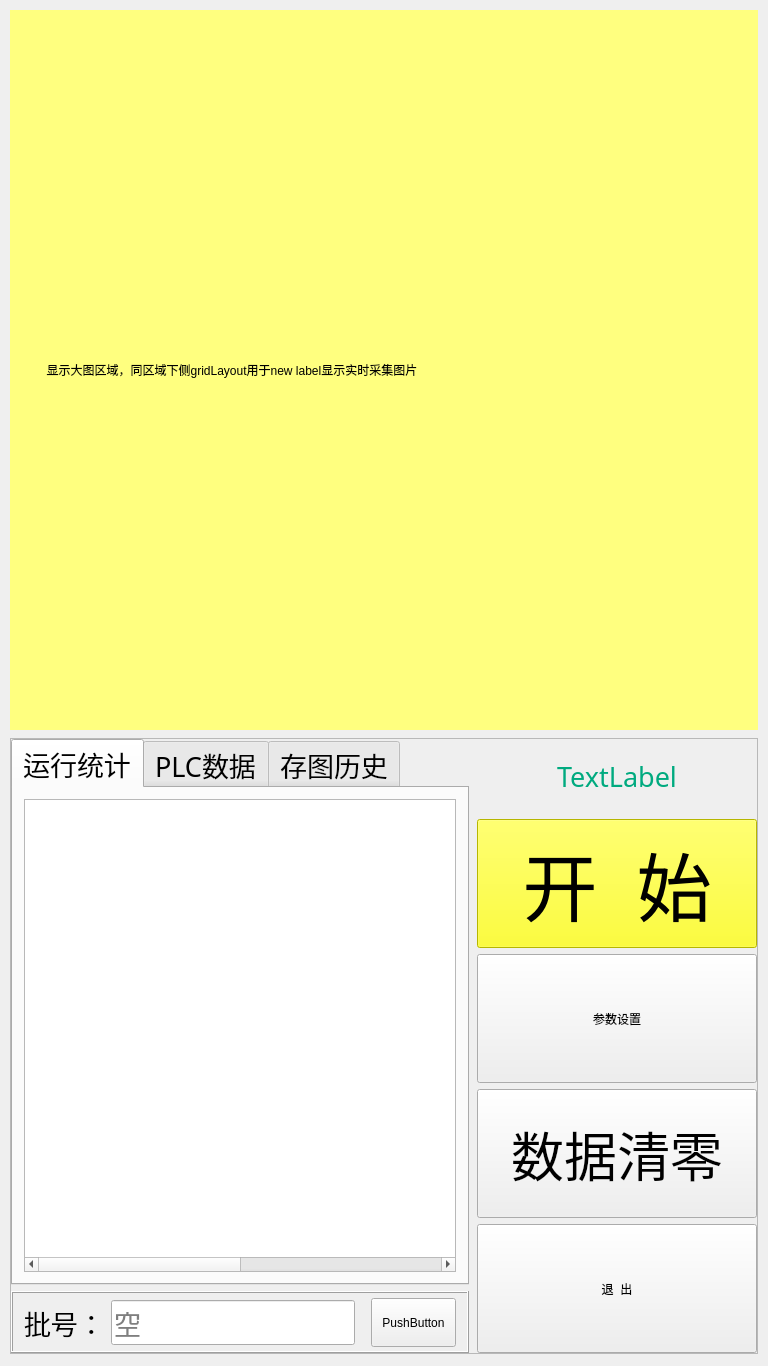
<?xml version="1.0" encoding="UTF-8"?>
<ui version="4.0">
 <class>Device360Class</class>
 <widget class="QMainWindow" name="Device360Class">
  <property name="geometry">
   <rect>
    <x>0</x>
    <y>0</y>
    <width>768</width>
    <height>1366</height>
   </rect>
  </property>
  <property name="minimumSize">
   <size>
    <width>768</width>
    <height>1366</height>
   </size>
  </property>
  <property name="maximumSize">
   <size>
    <width>768</width>
    <height>1366</height>
   </size>
  </property>
  <property name="windowTitle">
   <string>Device360</string>
  </property>
  <widget class="QWidget" name="centralWidget">
   <widget class="QWidget" name="layoutWidget0_2">
    <property name="geometry">
     <rect>
      <x>9</x>
      <y>9</y>
      <width>751</width>
      <height>721</height>
     </rect>
    </property>
    <layout class="QGridLayout" name="gridLayout"/>
   </widget>
   <widget class="QLabel" name="lb_Picture">
    <property name="geometry">
     <rect>
      <x>10</x>
      <y>10</y>
      <width>748</width>
      <height>720</height>
     </rect>
    </property>
    <property name="styleSheet">
     <string notr="true">background-color: rgb(255, 255, 127);</string>
    </property>
    <property name="text">
     <string>           显示大图区域，同区域下侧gridLayout用于new label显示实时采集图片</string>
    </property>
   </widget>
   <widget class="QFrame" name="frame_3">
    <property name="geometry">
     <rect>
      <x>10</x>
      <y>738</y>
      <width>748</width>
      <height>616</height>
     </rect>
    </property>
    <property name="minimumSize">
     <size>
      <width>748</width>
      <height>616</height>
     </size>
    </property>
    <property name="maximumSize">
     <size>
      <width>748</width>
      <height>616</height>
     </size>
    </property>
    <property name="frameShape">
     <enum>QFrame::StyledPanel</enum>
    </property>
    <property name="frameShadow">
     <enum>QFrame::Raised</enum>
    </property>
    <layout class="QHBoxLayout" name="horizontalLayout_4">
     <property name="leftMargin">
      <number>0</number>
     </property>
     <property name="topMargin">
      <number>0</number>
     </property>
     <property name="rightMargin">
      <number>0</number>
     </property>
     <property name="bottomMargin">
      <number>0</number>
     </property>
     <item>
      <layout class="QHBoxLayout" name="horizontalLayout">
       <item>
        <layout class="QVBoxLayout" name="verticalLayout_5">
         <item>
          <widget class="QTabWidget" name="tabWidget">
           <property name="font">
            <font>
             <family>幼圆</family>
             <pointsize>20</pointsize>
             <weight>50</weight>
             <italic>false</italic>
             <bold>false</bold>
            </font>
           </property>
           <property name="currentIndex">
            <number>0</number>
           </property>
           <widget class="QWidget" name="tab">
            <attribute name="title">
             <string>运行统计</string>
            </attribute>
            <layout class="QVBoxLayout" name="verticalLayout">
             <item>
              <widget class="QTableWidget" name="tableWidget_Result">
               <property name="font">
                <font>
                 <family>幼圆</family>
                 <pointsize>20</pointsize>
                </font>
               </property>
               <attribute name="horizontalHeaderVisible">
                <bool>false</bool>
               </attribute>
               <attribute name="horizontalHeaderCascadingSectionResizes">
                <bool>false</bool>
               </attribute>
               <attribute name="horizontalHeaderDefaultSectionSize">
                <number>216</number>
               </attribute>
               <attribute name="horizontalHeaderHighlightSections">
                <bool>true</bool>
               </attribute>
               <attribute name="horizontalHeaderShowSortIndicator" stdset="0">
                <bool>false</bool>
               </attribute>
               <attribute name="horizontalHeaderStretchLastSection">
                <bool>false</bool>
               </attribute>
               <attribute name="verticalHeaderCascadingSectionResizes">
                <bool>false</bool>
               </attribute>
               <attribute name="verticalHeaderShowSortIndicator" stdset="0">
                <bool>false</bool>
               </attribute>
               <attribute name="verticalHeaderStretchLastSection">
                <bool>false</bool>
               </attribute>
               <column>
                <property name="text">
                 <string>类型</string>
                </property>
               </column>
               <column>
                <property name="text">
                 <string>数量</string>
                </property>
               </column>
              </widget>
             </item>
            </layout>
           </widget>
           <widget class="QWidget" name="tab_2">
            <attribute name="title">
             <string>PLC数据</string>
            </attribute>
            <widget class="QFrame" name="frame_2">
             <property name="geometry">
              <rect>
               <x>50</x>
               <y>100</y>
               <width>361</width>
               <height>211</height>
              </rect>
             </property>
             <property name="frameShape">
              <enum>QFrame::StyledPanel</enum>
             </property>
             <property name="frameShadow">
              <enum>QFrame::Raised</enum>
             </property>
             <layout class="QHBoxLayout" name="horizontalLayout_3">
              <item>
               <layout class="QGridLayout" name="gridLayout_4">
                <item row="0" column="0">
                 <widget class="QLabel" name="label_17">
                  <property name="text">
                   <string>检测计数</string>
                  </property>
                 </widget>
                </item>
                <item row="0" column="1">
                 <widget class="QLineEdit" name="lE_CheckCount">
                  <property name="enabled">
                   <bool>false</bool>
                  </property>
                  <property name="text">
                   <string>只读PLC数值</string>
                  </property>
                 </widget>
                </item>
                <item row="1" column="0">
                 <widget class="QLabel" name="label_2">
                  <property name="text">
                   <string>剔废计数</string>
                  </property>
                 </widget>
                </item>
                <item row="1" column="1">
                 <widget class="QLineEdit" name="lE_RejectCount">
                  <property name="enabled">
                   <bool>false</bool>
                  </property>
                  <property name="text">
                   <string>只读PLC数值</string>
                  </property>
                 </widget>
                </item>
                <item row="2" column="0">
                 <widget class="QLabel" name="label_18">
                  <property name="text">
                   <string>强剔计数</string>
                  </property>
                 </widget>
                </item>
                <item row="2" column="1">
                 <widget class="QLineEdit" name="lE_ForceRejectCount">
                  <property name="enabled">
                   <bool>false</bool>
                  </property>
                  <property name="text">
                   <string>只读PLC数值</string>
                  </property>
                 </widget>
                </item>
               </layout>
              </item>
             </layout>
            </widget>
           </widget>
           <widget class="QWidget" name="tab_3">
            <attribute name="title">
             <string>存图历史</string>
            </attribute>
            <layout class="QVBoxLayout" name="verticalLayout_2">
             <item>
              <widget class="QListWidget" name="lW_Picture"/>
             </item>
            </layout>
           </widget>
          </widget>
         </item>
         <item>
          <widget class="QFrame" name="frame">
           <property name="frameShape">
            <enum>QFrame::Box</enum>
           </property>
           <property name="frameShadow">
            <enum>QFrame::Raised</enum>
           </property>
           <layout class="QHBoxLayout" name="horizontalLayout_2">
            <property name="topMargin">
             <number>5</number>
            </property>
            <property name="bottomMargin">
             <number>4</number>
            </property>
            <item>
             <widget class="QLabel" name="label_3">
              <property name="font">
               <font>
                <family>幼圆</family>
                <pointsize>20</pointsize>
               </font>
              </property>
              <property name="text">
               <string>批号：</string>
              </property>
             </widget>
            </item>
            <item>
             <widget class="QLineEdit" name="lE_PN">
              <property name="font">
               <font>
                <family>幼圆</family>
                <pointsize>20</pointsize>
               </font>
              </property>
              <property name="maxLength">
               <number>15</number>
              </property>
              <property name="alignment">
               <set>Qt::AlignLeading|Qt::AlignLeft|Qt::AlignVCenter</set>
              </property>
              <property name="placeholderText">
               <string>空</string>
              </property>
             </widget>
            </item>
            <item>
             <spacer name="horizontalSpacer">
              <property name="orientation">
               <enum>Qt::Horizontal</enum>
              </property>
              <property name="sizeType">
               <enum>QSizePolicy::Fixed</enum>
              </property>
              <property name="sizeHint" stdset="0">
               <size>
                <width>10</width>
                <height>20</height>
               </size>
              </property>
             </spacer>
            </item>
            <item>
             <widget class="QPushButton" name="pB_Keyboard">
              <property name="sizePolicy">
               <sizepolicy hsizetype="Minimum" vsizetype="Fixed">
                <horstretch>34</horstretch>
                <verstretch>49</verstretch>
               </sizepolicy>
              </property>
              <property name="minimumSize">
               <size>
                <width>34</width>
                <height>49</height>
               </size>
              </property>
              <property name="text">
               <string>PushButton</string>
              </property>
             </widget>
            </item>
           </layout>
          </widget>
         </item>
         <item>
          <layout class="QGridLayout" name="gridLayout_2"/>
         </item>
        </layout>
       </item>
       <item>
        <spacer name="horizontalSpacer_2">
         <property name="orientation">
          <enum>Qt::Horizontal</enum>
         </property>
         <property name="sizeType">
          <enum>QSizePolicy::Fixed</enum>
         </property>
         <property name="sizeHint" stdset="0">
          <size>
           <width>2</width>
           <height>20</height>
          </size>
         </property>
        </spacer>
       </item>
       <item>
        <layout class="QVBoxLayout" name="verticalLayout_3">
         <item>
          <spacer name="verticalSpacer">
           <property name="orientation">
            <enum>Qt::Vertical</enum>
           </property>
           <property name="sizeHint" stdset="0">
            <size>
             <width>20</width>
             <height>40</height>
            </size>
           </property>
          </spacer>
         </item>
         <item>
          <widget class="TextTicker" name="lb_Alarm">
           <property name="sizePolicy">
            <sizepolicy hsizetype="Preferred" vsizetype="Fixed">
             <horstretch>0</horstretch>
             <verstretch>0</verstretch>
            </sizepolicy>
           </property>
           <property name="minimumSize">
            <size>
             <width>0</width>
             <height>50</height>
            </size>
           </property>
           <property name="maximumSize">
            <size>
             <width>16777215</width>
             <height>50</height>
            </size>
           </property>
           <property name="font">
            <font>
             <family>幼圆</family>
             <pointsize>20</pointsize>
            </font>
           </property>
           <property name="styleSheet">
            <string notr="true">color: rgb(0, 170, 127);</string>
           </property>
           <property name="text">
            <string>TextLabel</string>
           </property>
           <property name="alignment">
            <set>Qt::AlignCenter</set>
           </property>
          </widget>
         </item>
         <item>
          <spacer name="verticalSpacer_2">
           <property name="orientation">
            <enum>Qt::Vertical</enum>
           </property>
           <property name="sizeHint" stdset="0">
            <size>
             <width>20</width>
             <height>40</height>
            </size>
           </property>
          </spacer>
         </item>
         <item>
          <widget class="QPushButton" name="Button_Start">
           <property name="minimumSize">
            <size>
             <width>280</width>
             <height>129</height>
            </size>
           </property>
           <property name="maximumSize">
            <size>
             <width>280</width>
             <height>16777215</height>
            </size>
           </property>
           <property name="font">
            <font>
             <family>幼圆</family>
             <pointsize>56</pointsize>
             <weight>50</weight>
             <italic>false</italic>
             <bold>false</bold>
            </font>
           </property>
           <property name="styleSheet">
            <string notr="true">font: 56pt &quot;幼圆&quot;;
background-color: rgb(255, 255, 0);</string>
           </property>
           <property name="text">
            <string>开  始</string>
           </property>
           <property name="checkable">
            <bool>true</bool>
           </property>
          </widget>
         </item>
         <item>
          <layout class="QGridLayout" name="gridLayout_3">
           <item row="1" column="0">
            <widget class="QPushButton" name="Button_CountReset">
             <property name="sizePolicy">
              <sizepolicy hsizetype="Preferred" vsizetype="Preferred">
               <horstretch>0</horstretch>
               <verstretch>0</verstretch>
              </sizepolicy>
             </property>
             <property name="minimumSize">
              <size>
               <width>280</width>
               <height>129</height>
              </size>
             </property>
             <property name="maximumSize">
              <size>
               <width>280</width>
               <height>129</height>
              </size>
             </property>
             <property name="font">
              <font>
               <family>幼圆</family>
               <pointsize>40</pointsize>
               <weight>50</weight>
               <italic>false</italic>
               <bold>false</bold>
              </font>
             </property>
             <property name="styleSheet">
              <string notr="true">font: 40pt &quot;幼圆&quot;;</string>
             </property>
             <property name="text">
              <string>数据清零</string>
             </property>
             <property name="checkable">
              <bool>false</bool>
             </property>
            </widget>
           </item>
           <item row="3" column="0">
            <widget class="QPushButton" name="Button_Exit">
             <property name="sizePolicy">
              <sizepolicy hsizetype="Preferred" vsizetype="Preferred">
               <horstretch>0</horstretch>
               <verstretch>0</verstretch>
              </sizepolicy>
             </property>
             <property name="minimumSize">
              <size>
               <width>280</width>
               <height>129</height>
              </size>
             </property>
             <property name="maximumSize">
              <size>
               <width>280</width>
               <height>129</height>
              </size>
             </property>
             <property name="styleSheet">
              <string notr="true">font: 40pt &quot;幼圆&quot;;</string>
             </property>
             <property name="text">
              <string>退  出</string>
             </property>
             <property name="checkable">
              <bool>false</bool>
             </property>
            </widget>
           </item>
           <item row="0" column="0">
            <widget class="QPushButton" name="Button_ParaSet">
             <property name="sizePolicy">
              <sizepolicy hsizetype="Preferred" vsizetype="Preferred">
               <horstretch>0</horstretch>
               <verstretch>0</verstretch>
              </sizepolicy>
             </property>
             <property name="minimumSize">
              <size>
               <width>280</width>
               <height>129</height>
              </size>
             </property>
             <property name="maximumSize">
              <size>
               <width>280</width>
               <height>129</height>
              </size>
             </property>
             <property name="styleSheet">
              <string notr="true">font: 40pt &quot;幼圆&quot;;</string>
             </property>
             <property name="text">
              <string>参数设置</string>
             </property>
             <property name="checkable">
              <bool>false</bool>
             </property>
            </widget>
           </item>
          </layout>
         </item>
        </layout>
       </item>
      </layout>
     </item>
    </layout>
   </widget>
   <widget class="QLabel" name="lb_style">
    <property name="geometry">
     <rect>
      <x>0</x>
      <y>735</y>
      <width>768</width>
      <height>631</height>
     </rect>
    </property>
    <property name="font">
     <font>
      <family>幼圆</family>
      <pointsize>20</pointsize>
     </font>
    </property>
    <property name="frameShape">
     <enum>QFrame::NoFrame</enum>
    </property>
    <property name="text">
     <string/>
    </property>
   </widget>
   <zorder>lb_style</zorder>
   <zorder>layoutWidget0_2</zorder>
   <zorder>lb_Picture</zorder>
   <zorder>frame_3</zorder>
  </widget>
 </widget>
 <layoutdefault spacing="6" margin="11"/>
 <customwidgets>
  <customwidget>
   <class>TextTicker</class>
   <extends>QLabel</extends>
   <header>textticker.h</header>
  </customwidget>
 </customwidgets>
 <resources>
  <include location="Device360.qrc"/>
 </resources>
 <connections/>
</ui>
